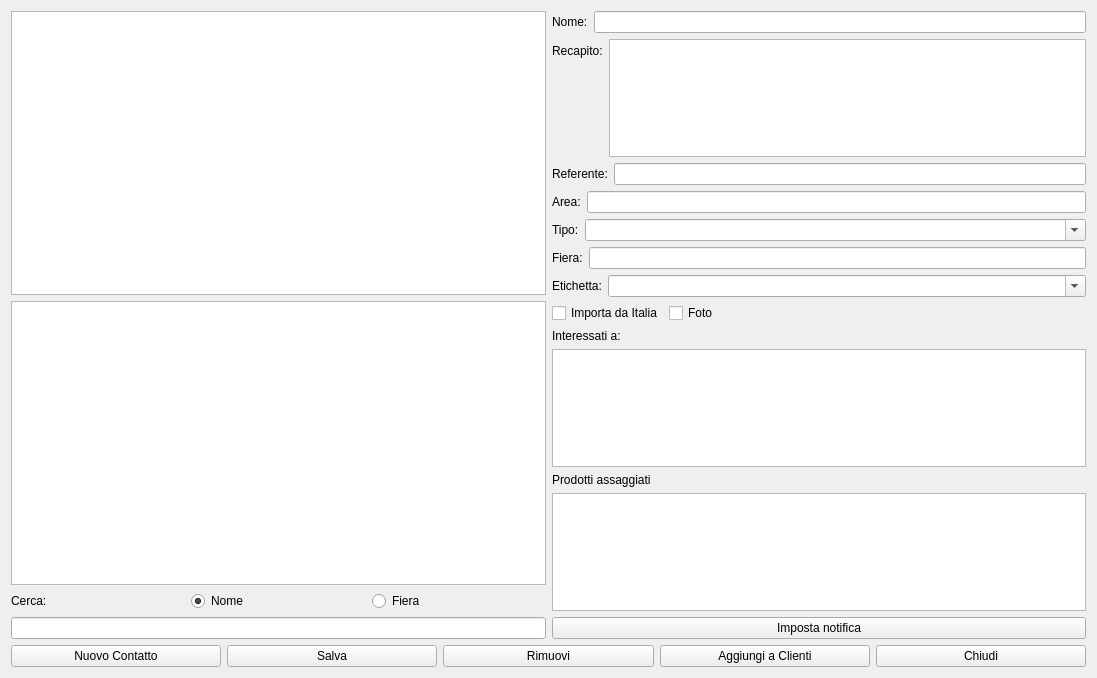
<?xml version="1.0" encoding="UTF-8"?>
<ui version="4.0">
 <class>HContacts</class>
 <widget class="QWidget" name="HContacts">
  <property name="geometry">
   <rect>
    <x>0</x>
    <y>0</y>
    <width>1097</width>
    <height>678</height>
   </rect>
  </property>
  <property name="windowTitle">
   <string>Contatti</string>
  </property>
  <property name="windowIcon">
   <iconset resource="icons.qrc">
    <normaloff>:/Resources/user-group-icon.png</normaloff>:/Resources/user-group-icon.png</iconset>
  </property>
  <layout class="QVBoxLayout" name="verticalLayout_7">
   <item>
    <layout class="QVBoxLayout" name="verticalLayout_6">
     <item>
      <layout class="QHBoxLayout" name="horizontalLayout_3">
       <item>
        <layout class="QVBoxLayout" name="verticalLayout_5">
         <item>
          <widget class="QListView" name="lvMain">
           <property name="editTriggers">
            <set>QAbstractItemView::NoEditTriggers</set>
           </property>
           <property name="selectionBehavior">
            <enum>QAbstractItemView::SelectRows</enum>
           </property>
           <property name="modelColumn">
            <number>0</number>
           </property>
           <property name="selectionRectVisible">
            <bool>true</bool>
           </property>
          </widget>
         </item>
         <item>
          <widget class="QListWidget" name="listWidget"/>
         </item>
         <item>
          <layout class="QVBoxLayout" name="verticalLayout_4">
           <item>
            <layout class="QHBoxLayout" name="horizontalLayout">
             <item>
              <widget class="QLabel" name="label_10">
               <property name="text">
                <string>Cerca:</string>
               </property>
              </widget>
             </item>
             <item>
              <widget class="QRadioButton" name="rbNome">
               <property name="text">
                <string>Nome</string>
               </property>
               <property name="checked">
                <bool>true</bool>
               </property>
              </widget>
             </item>
             <item>
              <widget class="QRadioButton" name="rbFiera">
               <property name="text">
                <string>Fiera</string>
               </property>
              </widget>
             </item>
            </layout>
           </item>
           <item>
            <widget class="QLineEdit" name="lineEdit_3">
             <property name="clearButtonEnabled">
              <bool>true</bool>
             </property>
            </widget>
           </item>
          </layout>
         </item>
        </layout>
       </item>
       <item>
        <layout class="QVBoxLayout" name="verticalLayout_3">
         <item>
          <layout class="QFormLayout" name="formLayout_2">
           <item row="0" column="0">
            <widget class="QLabel" name="label">
             <property name="text">
              <string>Nome:</string>
             </property>
            </widget>
           </item>
           <item row="0" column="1">
            <widget class="QLineEdit" name="leNome"/>
           </item>
          </layout>
         </item>
         <item>
          <layout class="QFormLayout" name="formLayout_7">
           <item row="0" column="0">
            <widget class="QLabel" name="label_8">
             <property name="text">
              <string>Recapito:</string>
             </property>
            </widget>
           </item>
           <item row="0" column="1">
            <widget class="QPlainTextEdit" name="peRecapito"/>
           </item>
          </layout>
         </item>
         <item>
          <layout class="QFormLayout" name="formLayout">
           <item row="0" column="0">
            <widget class="QLabel" name="label_2">
             <property name="text">
              <string>Referente:</string>
             </property>
            </widget>
           </item>
           <item row="0" column="1">
            <widget class="QLineEdit" name="leReferente"/>
           </item>
          </layout>
         </item>
         <item>
          <layout class="QFormLayout" name="formLayout_6">
           <item row="0" column="0">
            <widget class="QLabel" name="label_7">
             <property name="text">
              <string>Area:</string>
             </property>
            </widget>
           </item>
           <item row="0" column="1">
            <widget class="QLineEdit" name="leArea"/>
           </item>
          </layout>
         </item>
         <item>
          <layout class="QFormLayout" name="formLayout_3">
           <item row="0" column="0">
            <widget class="QLabel" name="label_3">
             <property name="text">
              <string>Tipo:</string>
             </property>
            </widget>
           </item>
           <item row="0" column="1">
            <widget class="QComboBox" name="cbTipo">
             <property name="editable">
              <bool>true</bool>
             </property>
            </widget>
           </item>
          </layout>
         </item>
         <item>
          <layout class="QFormLayout" name="formLayout_8">
           <item row="0" column="0">
            <widget class="QLabel" name="label_9">
             <property name="text">
              <string>Fiera:</string>
             </property>
            </widget>
           </item>
           <item row="0" column="1">
            <widget class="QLineEdit" name="leFiera"/>
           </item>
          </layout>
         </item>
         <item>
          <layout class="QFormLayout" name="formLayout_4">
           <item row="0" column="0">
            <widget class="QLabel" name="label_4">
             <property name="text">
              <string>Etichetta:</string>
             </property>
            </widget>
           </item>
           <item row="0" column="1">
            <widget class="QComboBox" name="cbEtichetta">
             <property name="editable">
              <bool>true</bool>
             </property>
            </widget>
           </item>
          </layout>
         </item>
         <item>
          <layout class="QFormLayout" name="formLayout_5">
           <item row="0" column="0">
            <widget class="QCheckBox" name="cbImport">
             <property name="text">
              <string>Importa da Italia</string>
             </property>
            </widget>
           </item>
           <item row="0" column="1">
            <widget class="QCheckBox" name="cbFoto">
             <property name="text">
              <string>Foto</string>
             </property>
            </widget>
           </item>
          </layout>
         </item>
         <item>
          <layout class="QVBoxLayout" name="verticalLayout">
           <item>
            <widget class="QLabel" name="label_5">
             <property name="text">
              <string>Interessati a:</string>
             </property>
            </widget>
           </item>
           <item>
            <widget class="QPlainTextEdit" name="teInterests"/>
           </item>
          </layout>
         </item>
         <item>
          <layout class="QVBoxLayout" name="verticalLayout_2">
           <item>
            <widget class="QLabel" name="label_6">
             <property name="text">
              <string>Prodotti assaggiati</string>
             </property>
            </widget>
           </item>
           <item>
            <widget class="QPlainTextEdit" name="teAssaggi"/>
           </item>
           <item>
            <widget class="QPushButton" name="pushButton_6">
             <property name="text">
              <string>Imposta notifica</string>
             </property>
             <property name="icon">
              <iconset resource="icons.qrc">
               <normaloff>:/Resources/Chat.PNG</normaloff>:/Resources/Chat.PNG</iconset>
             </property>
            </widget>
           </item>
          </layout>
         </item>
        </layout>
       </item>
      </layout>
     </item>
     <item>
      <layout class="QHBoxLayout" name="horizontalLayout_2">
       <item>
        <widget class="QPushButton" name="pushButton">
         <property name="text">
          <string>Nuovo Contatto</string>
         </property>
         <property name="icon">
          <iconset resource="icons.qrc">
           <normaloff>:/Resources/Plus.PNG</normaloff>:/Resources/Plus.PNG</iconset>
         </property>
         <property name="iconSize">
          <size>
           <width>32</width>
           <height>32</height>
          </size>
         </property>
        </widget>
       </item>
       <item>
        <widget class="QPushButton" name="pushButton_5">
         <property name="text">
          <string>Salva</string>
         </property>
         <property name="icon">
          <iconset resource="icons.qrc">
           <normaloff>:/Resources/save-icon.png</normaloff>:/Resources/save-icon.png</iconset>
         </property>
         <property name="iconSize">
          <size>
           <width>32</width>
           <height>32</height>
          </size>
         </property>
        </widget>
       </item>
       <item>
        <widget class="QPushButton" name="pushButton_2">
         <property name="text">
          <string>Rimuovi</string>
         </property>
         <property name="icon">
          <iconset resource="icons.qrc">
           <normaloff>:/Resources/Minus.PNG</normaloff>:/Resources/Minus.PNG</iconset>
         </property>
         <property name="iconSize">
          <size>
           <width>32</width>
           <height>32</height>
          </size>
         </property>
        </widget>
       </item>
       <item>
        <widget class="QPushButton" name="pushButton_3">
         <property name="text">
          <string>Aggiungi a Clienti</string>
         </property>
         <property name="icon">
          <iconset resource="icons.qrc">
           <normaloff>:/Resources/Arrow-Right.PNG</normaloff>:/Resources/Arrow-Right.PNG</iconset>
         </property>
         <property name="iconSize">
          <size>
           <width>32</width>
           <height>32</height>
          </size>
         </property>
        </widget>
       </item>
       <item>
        <widget class="QPushButton" name="pushButton_4">
         <property name="text">
          <string>Chiudi</string>
         </property>
         <property name="icon">
          <iconset resource="icons.qrc">
           <normaloff>:/Resources/Actions-window-close-icon.png</normaloff>:/Resources/Actions-window-close-icon.png</iconset>
         </property>
         <property name="iconSize">
          <size>
           <width>32</width>
           <height>32</height>
          </size>
         </property>
        </widget>
       </item>
      </layout>
     </item>
    </layout>
   </item>
  </layout>
 </widget>
 <resources>
  <include location="icons.qrc"/>
 </resources>
 <connections/>
</ui>
